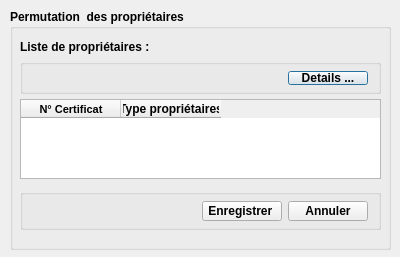
<?xml version="1.0" encoding="UTF-8"?>
<ui version="4.0">
 <class>Dialog</class>
 <widget class="QDialog" name="Dialog">
  <property name="geometry">
   <rect>
    <x>0</x>
    <y>0</y>
    <width>400</width>
    <height>257</height>
   </rect>
  </property>
  <property name="windowTitle">
   <string>Echange de CF</string>
  </property>
  <widget class="QGroupBox" name="groupBox">
   <property name="geometry">
    <rect>
     <x>10</x>
     <y>9</y>
     <width>381</width>
     <height>241</height>
    </rect>
   </property>
   <property name="font">
    <font>
     <family>Arial</family>
     <weight>75</weight>
     <bold>true</bold>
    </font>
   </property>
   <property name="title">
    <string>Permutation  des propriétaires</string>
   </property>
   <widget class="QGroupBox" name="horizontalGroupBox">
    <property name="geometry">
     <rect>
      <x>10</x>
      <y>50</y>
      <width>361</width>
      <height>35</height>
     </rect>
    </property>
    <layout class="QHBoxLayout" name="horizontalLayout">
     <property name="leftMargin">
      <number>6</number>
     </property>
     <property name="topMargin">
      <number>6</number>
     </property>
     <property name="rightMargin">
      <number>10</number>
     </property>
     <property name="bottomMargin">
      <number>6</number>
     </property>
     <item>
      <spacer name="horizontalSpacer">
       <property name="orientation">
        <enum>Qt::Horizontal</enum>
       </property>
       <property name="sizeHint" stdset="0">
        <size>
         <width>40</width>
         <height>20</height>
        </size>
       </property>
      </spacer>
     </item>
     <item>
      <widget class="QPushButton" name="pushButtonDetails">
       <property name="text">
        <string>Details ...</string>
       </property>
      </widget>
     </item>
    </layout>
   </widget>
   <widget class="QLabel" name="label">
    <property name="geometry">
     <rect>
      <x>10</x>
      <y>30</y>
      <width>141</width>
      <height>16</height>
     </rect>
    </property>
    <property name="text">
     <string>Liste de propriétaires :</string>
    </property>
   </widget>
   <widget class="QWidget" name="gridLayoutWidget">
    <property name="geometry">
     <rect>
      <x>10</x>
      <y>90</y>
      <width>361</width>
      <height>80</height>
     </rect>
    </property>
    <layout class="QGridLayout" name="gridLayout">
     <item row="0" column="0">
      <widget class="QTableWidget" name="tableWidget">
       <column>
        <property name="text">
         <string>N° Certificat</string>
        </property>
        <property name="font">
         <font>
          <family>Arial</family>
          <pointsize>8</pointsize>
          <weight>75</weight>
          <bold>true</bold>
         </font>
        </property>
       </column>
       <column>
        <property name="text">
         <string>Type propriétaires</string>
        </property>
        <property name="font">
         <font>
          <family>Arial</family>
          <weight>75</weight>
          <bold>true</bold>
         </font>
        </property>
       </column>
      </widget>
     </item>
    </layout>
   </widget>
   <widget class="QGroupBox" name="horizontalGroupBox">
    <property name="geometry">
     <rect>
      <x>10</x>
      <y>180</y>
      <width>361</width>
      <height>41</height>
     </rect>
    </property>
    <layout class="QHBoxLayout" name="horizontalLayout_4">
     <property name="leftMargin">
      <number>6</number>
     </property>
     <property name="topMargin">
      <number>6</number>
     </property>
     <property name="rightMargin">
      <number>10</number>
     </property>
     <property name="bottomMargin">
      <number>6</number>
     </property>
     <item>
      <spacer name="horizontalSpacer_4">
       <property name="orientation">
        <enum>Qt::Horizontal</enum>
       </property>
       <property name="sizeHint" stdset="0">
        <size>
         <width>40</width>
         <height>20</height>
        </size>
       </property>
      </spacer>
     </item>
     <item>
      <widget class="QPushButton" name="enregistrer">
       <property name="text">
        <string>Enregistrer </string>
       </property>
      </widget>
     </item>
     <item>
      <widget class="QPushButton" name="annuler">
       <property name="text">
        <string>Annuler</string>
       </property>
      </widget>
     </item>
    </layout>
   </widget>
  </widget>
 </widget>
 <resources/>
 <connections/>
</ui>
